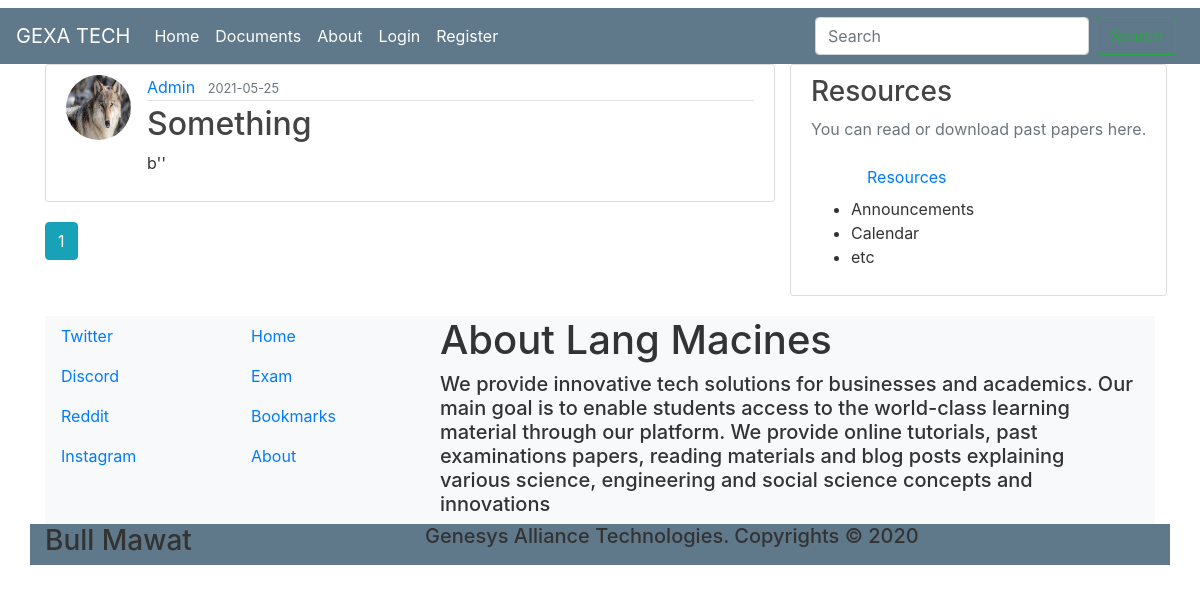
Screenshot of /documents with the database file from the repository.
### blog/models.py (models this page shows, shortened)
class Upload(db.Model):
    id = db.Column(db.Integer, primary_key=True)
    title = db.Column(db.String(100), nullable=False)
    date_posted = db.Column(db.DateTime, nullable=False, default=datetime.utcnow)
    name = db.Column(db.String(300))
    data = db.Column(db.LargeBinary)
    user_id = db.Column(db.Integer, db.ForeignKey('user.id'), nullable=False)

class User(db.Model, UserMixin):
    id = db.Column(db.Integer, primary_key=True)
    username = db.Column(db.String(20), unique=True, nullable=False)
    email = db.Column(db.String(50), unique=True, nullable=False)
    image_file = db.Column(db.String(20), nullable=False, default='default.jpg')
    password = db.Column(db.String(60), nullable=False)
    posts = db.relationship('Post', backref='author', lazy=True)
    uploads = db.relationship('Upload', backref='author', lazy=True)

### blog/main/routes.py (the view)
@main.route("/documents")
def documents():
    page = request.args.get('page', 1, type=int)
    uploads  = Upload.query.order_by(Upload.date_posted.desc()).paginate(page=page, per_page=5)
    return render_template("documents.html", uploads=uploads)

### blog/templates/documents.html
{% extends "layout.html" %}
{% block content %}
    {% for upload in uploads.items %}
        <article class="media content-section">
          <img class="rounded-circle article-img" src="{{ url_for('static', filename='profile_pics/' + upload.author.image_file) }}">
          <div class="media-body">
            <div class="article-metadata">
              <a class="mr-2" href="{{ url_for('uploads.user_uploads', username=upload.author.username) }}">{{ upload.author.username }}</a>
              <small class="text-muted">{{ upload.date_posted.strftime('%Y-%m-%d') }}</small>
            </div>
            <h2><a class="article-title" href="{{ url_for('uploads.upload', upload_id=upload.id) }}">{{ upload.title }}</a></h2>
            <p class="article-content">{{ upload.data }}</p>
          </div>
        </article>
    {% endfor %}
    {% for page_num in uploads.iter_pages(left_edge=1, right_edge=1, left_current=1, right_current=2) %}
      {% if page_num %}
        {% if uploads.page == page_num %}
          <a class="btn btn-info mb-4" href="{{ url_for('main.documents', page=page_num) }}">{{ page_num }}</a>
        {% else %}
          <a class="btn btn-outline-info mb-4" href="{{ url_for('main.documents', page=page_num) }}">{{ page_num }}</a>
        {% endif %}
      {% else %}
        ...
      {% endif %}
    {% endfor %}
{% endblock content %}

### blog/static/main.css (style rules this page uses)
body { background: #FFFFFF; color: #333333; margin-top: .5rem; }
h1, h2, h3, h4, h5, h6 { color: #444444; }
.content-section { background: #FFFFFF; padding: 10px 20px; border: 1px solid #DDDDDD; border-radius: 3px; margin-bottom: 20px; }
.article-title { color: #444444; }
.article-content { white-space: pre-line; }
.article-img { height: 65px; width: 65px; margin-right: 16px; }
.article-metadata { padding-bottom: 1px; margin-bottom: 4px; border-bottom: 1px solid #E3E3E3; color: #333; text-decoration: none; }

### rows the page displays
Upload: image_file (placeholder picture), author.username "Admin", date_posted "2021-05-25", title "Something", data "b''"

### other values shown
{{ page_num }} "1"
